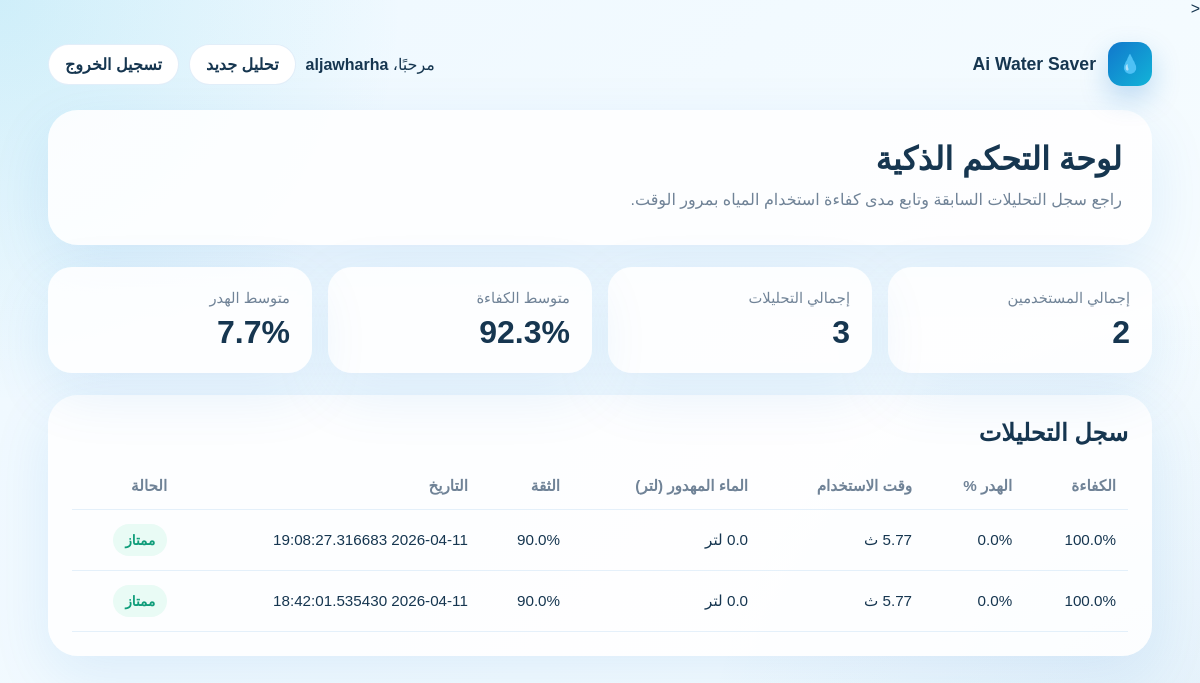
The app's page /dashboard (signed in) with its own data.
### tables this page shows
CREATE TABLE results (
        id INTEGER PRIMARY KEY AUTOINCREMENT,
        user_id INTEGER,
        efficiency REAL,
        waste REAL,
        usage_time REAL,
        waste_time REAL,
        used_water REAL,
        wasted_water REAL,
        confidence REAL,
        advice TEXT,
        date TEXT
    );

### app1.py (the view)
@app.route("/dashboard")
def dashboard():
    if "user_id" not in session:
        return redirect("/login")
    conn = sqlite3.connect("users.db")
    cur = conn.cursor()
    cur.execute("SELECT COUNT(*) FROM users")
    total_users = cur.fetchone()[0]
    cur.execute("SELECT COUNT(*) FROM results")
    total_results = cur.fetchone()[0]
    cur.execute("SELECT AVG(efficiency) FROM results")
    avg_efficiency = cur.fetchone()[0]
    avg_efficiency = round(avg_efficiency, 1) if avg_efficiency else 0
    cur.execute("SELECT AVG(waste) FROM results")
    avg_waste = cur.fetchone()[0]
    avg_waste = round(avg_waste, 1) if avg_waste else 0
    cur.execute("""
        SELECT efficiency, waste, usage_time, wasted_water, confidence, date
        FROM results
        WHERE user_id = ?
        ORDER BY id DESC
    """, (session["user_id"],))
    data = cur.fetchall()
    conn.close()
    return render_template(
        "dashboard.html",
        data=data,
        username=session["username"],
        total_users=total_users,
        total_results=total_results,
        avg_efficiency=avg_efficiency,
        avg_waste=avg_waste
    )

### templates/dashboard.html (shortened to what this page needs)
<html lang="ar" dir="rtl">
<head>
</head>
<body>
    <div class="container">
        <div class="nav">
            <div class="brand">
                <div class="brand-badge">💧</div>
                <div>Ai Water Saver</div>
            </div>
            <div class="nav-links">
                <span>مرحبًا، <strong>{{ username }}</strong></span>
                <a class="btn" href="/">تحليل جديد</a>
                <a class="btn" href="/logout">تسجيل الخروج</a>
            </div>
        </div>
        <div class="hero">
            <h1>لوحة التحكم الذكية</h1>
            <p>
                راجع سجل التحليلات السابقة وتابع مدى كفاءة استخدام المياه بمرور الوقت.
            </p>
        </div>
        <section class="stats">
            <div class="stat">
                <div class="label">إجمالي المستخدمين</div>
                <div class="value">{{ total_users }}</div>
            </div>
            <div class="stat">
                <div class="label">إجمالي التحليلات</div>
                <div class="value">{{ total_results }}</div>
            </div>
            <div class="stat">
                <div class="label">متوسط الكفاءة</div>
                <div class="value">{{ avg_efficiency }}%</div>
            </div>
            <div class="stat">
                <div class="label">متوسط الهدر</div>
                <div class="value">{{ avg_waste }}%</div>
            </div>
        </section>
        <section class="table-card">
            <h2>سجل التحليلات</h2>
            <div class="table-wrap">
                <table>
                    <thead>
                        <tr>
                            <th>الكفاءة</th>
                            <th>الهدر %</th>
                            <th>وقت الاستخدام</th>
                            <th>الماء المهدور (لتر)</th>
                            <th>الثقة</th>
                            <th>التاريخ</th>
                            <th>الحالة</th>
                        </tr>
                    </thead>
                    <tbody>
                        {% for row in data %}
                        <tr>
                            <td>{{ row[0] }}%</td>
                            <td>{{ row[1] }}%</td>
                            <td>{{ row[2] }} ث</td>
                            <td>{{ row[3] }} لتر</td>
                            <td>{{ row[4] }}%</td>
                            <td>{{ row[5] }}</td>
                            <td>
                                {% if row[0] >= 80 %}
                                    <span class="pill good">ممتاز</span>
                                {% elif row[0] >= 50 %}
                                    <span class="pill mid">متوسط</span>
                                {% else %}
                                    <span class="pill bad">يحتاج تحسين</span>
                                {% endif %}
                            </td>
                        </tr>
                        {% endfor %}
                    </tbody>
                </table>
            </div>
        </section>
    </div>
</body>
</html>

### templates/dashboard.html (style rules this page uses)
:root { --bg1:#eef8ff; --bg2:#f8fdff; --primary:#1177cc; --accent:#12b4d8; --text:#163650; --muted:#708397; --border:rgba(17,119,204,0.12); --shadow:0 20px 60px rgba(17,119,204,0.10); }
* { box-sizing:border-box }
body { margin:0; font-family:Tahoma, Arial, sans-serif; background: radial-gradient(circle at top left, rgba(18,180,216,0.14), transparent 28%), radial-gradient(circle at bottom right, rgba(17,119,204,0.10), transparent 35%), linear-gradient(135deg, var(--bg1), var(--bg2)); color:var(--text); min-height:100vh; }
.container { width:min(1180px, 92%); margin:0 auto; padding:24px 0 36px; }
.nav { display:flex; justify-content:space-between; align-items:center; flex-wrap:wrap; gap:12px; margin-bottom:24px; }
.brand { display:flex; align-items:center; gap:12px; font-weight:800; font-size:1.1rem; }
.brand-badge { width:44px; height:44px; border-radius:14px; background:linear-gradient(135deg, var(--primary), var(--accent)); display:grid; place-items:center; color:#fff; box-shadow:0 12px 28px rgba(17,119,204,0.25); }
.nav-links { display:flex; gap:10px; flex-wrap:wrap; align-items:center; }
.btn { text-decoration:none; color:var(--text); padding:10px 16px; border-radius:999px; border:1px solid var(--border); background:#fff; font-weight:700; }
.hero { background:rgba(255,255,255,0.88); border-radius:30px; padding:30px; box-shadow:var(--shadow); margin-bottom:22px; }
.hero h1 { margin:0 0 8px; font-size:2rem; }
.hero p { margin:0; color:var(--muted); line-height:1.8; }
.stats { display:grid; grid-template-columns:repeat(4,1fr); gap:16px; margin:22px 0; }
.stat { background:rgba(255,255,255,0.88); border-radius:24px; padding:22px; box-shadow:var(--shadow); }
.stat .label { color:var(--muted); font-size:0.92rem; margin-bottom:8px; }
.stat .value { font-size:2rem; font-weight:900; }
.table-card { background:rgba(255,255,255,0.88); border-radius:30px; padding:24px; box-shadow:var(--shadow); }
.table-card h2 { margin:0 0 16px; }
.table-wrap { overflow:auto; }
table { width:100%; border-collapse:collapse; min-width:760px; }
th, td { text-align:right; padding:14px 12px; border-bottom:1px solid rgba(17,119,204,0.10); font-size:0.95rem; }
th { color:var(--muted); font-weight:800; }
.pill { display:inline-block; padding:8px 12px; border-radius:999px; font-weight:800; font-size:0.85rem; }
.good { background:#e9fbf5; color:#0f9d7a; }

### records on screen
results: efficiency "100.0", waste "0.0", confidence "90.0", date "2026-04-11 19:08:27.316683", shows "ممتاز"
results: efficiency "100.0", waste "0.0", confidence "90.0", date "2026-04-11 18:42:01.535430", shows "ممتاز"

### other values on screen
{{ username }} "aljawharha"
{{ total_users }} "2"
{{ total_results }} "3"
{{ avg_efficiency }} "92.3"
{{ avg_waste }} "7.7"
